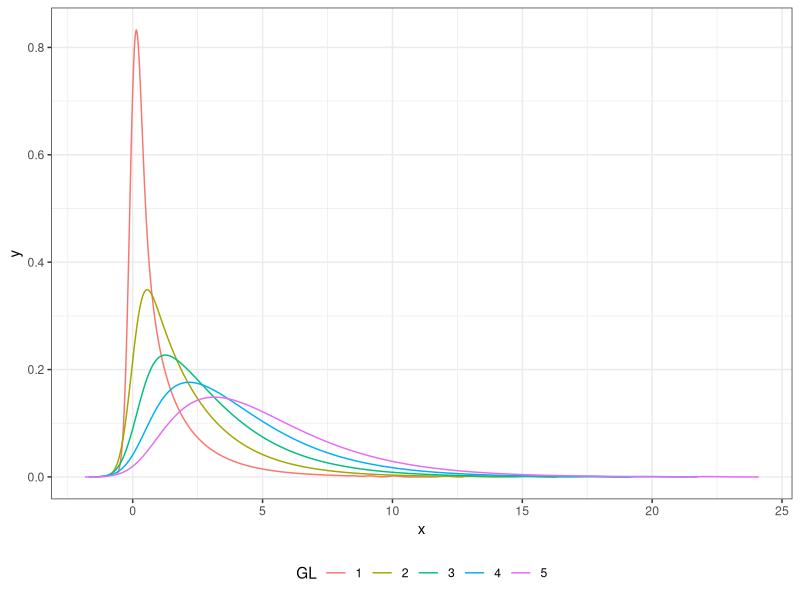

Write the R code that produced this figure. (Note: this script raises an error after producing the figure.)
## ---- chunk 1
library(bayestestR)
library(tidyverse)
tmp <- data.frame()
for(i in 1:5){
  mySeq <- seq(from=.5, to=20,by=.01)
  chi <- distribution_chisquared(n = 1000, df =  i)
  chi %>% 
    density(adjust=1) %>%  # Compute density function
    as.data.frame() ->tmp2
  tmp2$GL <- i
  tmp <- tmp %>% 
    bind_rows(tmp2)
}
tmp$GL <- factor(tmp$GL)
tmp %>%
  ggplot(aes(x=x, y=y, color=GL)) +
  geom_line()+theme_bw()+
  theme(legend.position="bottom")
## ---- chunk 2
M <- as.table(rbind(c(762, 468), c(484, 477)))
dimnames(M) <- list(gender = c("Mujeres", "Hombres"),
                    party = c("A favor", "En contra"))
knitr::kable(M)
## ---- chunk 3
M2 <- cbind(M,rowSums(M))
M2 <- rbind(M2,colSums(M2))
M2 <- as.data.frame(M2) %>% 
  rename(total=V3)
row.names(M2) <- c("Mujeres","Hombres","total")
M2 %>% knitr::kable(caption="Opiniones sobre la ley del aborto.")
## ---- chunk 4
myTest <- chisq.test(M)
M3 <- myTest$expected 
M3 <- cbind(M3,rowSums(M3))
M3 <- rbind(M3,colSums(M3))
M3 <- as.data.frame(M3) %>% 
  rename(total=V3)
row.names(M3) <- c("Mujeres","Hombres","total")
M3%>% 
  knitr::kable( format.args = list(decimal.mark=','), digits=2,
                caption="Valores esperados: opiniones sobre la ley del aborto.")
## ---- chunk 5
M4 <- myTest$observed - myTest$expected

M4 %>% knitr::kable(caption='Diferencias entre valores observados y esperados.', digits = 2, format.args = list(decimal.mark=","))
## ---- chunk 6
options(knitr.kable.NA='-')
M5 <- M2
M5[2,1] <-NA
M5[2,2] <-NA
M5[1,2] <-NA

M5 %>% 
  knitr::kable(caption='Tabla de contingencia con un solo valor.')
## ---- chunk 7
M <- as.table(
  rbind(c(762, 468), 
        c(484, 477))
  )
# Damos nombre a las columnas y las filas 
colnames(M) <- c("A favor","En contra")
rownames(M) <- c("Mujeres","Hombres")

# Verificamos el ingreso de datos
M
## ---- chunk 8
# Realizamos test de ji-cuadrado
chisq.test(M)
## ---- chunk 9
chisq.test(M, correct = FALSE)
## ---- chunk 10
#Incluir ejemplo de bondad de ajuste.
## ---- chunk 11
.format_dataframe_as_def_list(chapter = 9)
